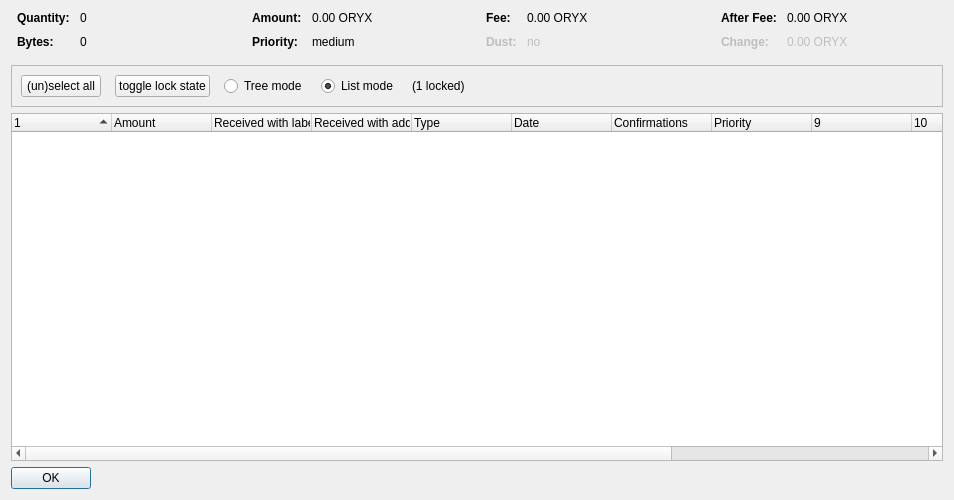
<?xml version="1.0" encoding="UTF-8"?>
<ui version="4.0">
 <class>CoinControlDialog</class>
 <widget class="QDialog" name="CoinControlDialog">
  <property name="geometry">
   <rect>
    <x>0</x>
    <y>0</y>
    <width>954</width>
    <height>500</height>
   </rect>
  </property>
  <property name="windowTitle">
   <string>Coin Selection</string>
  </property>
  <layout class="QVBoxLayout" name="verticalLayout">
   <item>
    <layout class="QHBoxLayout" name="horizontalLayoutTop" stretch="0,0,0,0">
     <property name="topMargin">
      <number>0</number>
     </property>
     <property name="bottomMargin">
      <number>10</number>
     </property>
     <item>
      <layout class="QFormLayout" name="formLayoutCoinControl1">
       <property name="horizontalSpacing">
        <number>10</number>
       </property>
       <property name="verticalSpacing">
        <number>10</number>
       </property>
       <property name="leftMargin">
        <number>6</number>
       </property>
       <property name="rightMargin">
        <number>6</number>
       </property>
       <item row="0" column="0">
        <widget class="QLabel" name="labelCoinControlQuantityText">
         <property name="font">
          <font>
           <weight>75</weight>
           <bold>true</bold>
          </font>
         </property>
         <property name="text">
          <string>Quantity:</string>
         </property>
        </widget>
       </item>
       <item row="0" column="1">
        <widget class="QLabel" name="labelCoinControlQuantity">
         <property name="cursor">
          <cursorShape>IBeamCursor</cursorShape>
         </property>
         <property name="contextMenuPolicy">
          <enum>Qt::ActionsContextMenu</enum>
         </property>
         <property name="text">
          <string notr="true">0</string>
         </property>
         <property name="textInteractionFlags">
          <set>Qt::LinksAccessibleByMouse|Qt::TextSelectableByKeyboard|Qt::TextSelectableByMouse</set>
         </property>
        </widget>
       </item>
       <item row="1" column="0">
        <widget class="QLabel" name="labelCoinControlBytesText">
         <property name="font">
          <font>
           <weight>75</weight>
           <bold>true</bold>
          </font>
         </property>
         <property name="text">
          <string>Bytes:</string>
         </property>
        </widget>
       </item>
       <item row="1" column="1">
        <widget class="QLabel" name="labelCoinControlBytes">
         <property name="cursor">
          <cursorShape>IBeamCursor</cursorShape>
         </property>
         <property name="contextMenuPolicy">
          <enum>Qt::ActionsContextMenu</enum>
         </property>
         <property name="text">
          <string notr="true">0</string>
         </property>
         <property name="textInteractionFlags">
          <set>Qt::LinksAccessibleByMouse|Qt::TextSelectableByKeyboard|Qt::TextSelectableByMouse</set>
         </property>
        </widget>
       </item>
      </layout>
     </item>
     <item>
      <layout class="QFormLayout" name="formLayoutCoinControl2">
       <property name="horizontalSpacing">
        <number>10</number>
       </property>
       <property name="verticalSpacing">
        <number>10</number>
       </property>
       <property name="leftMargin">
        <number>6</number>
       </property>
       <property name="rightMargin">
        <number>6</number>
       </property>
       <item row="0" column="0">
        <widget class="QLabel" name="labelCoinControlAmountText">
         <property name="font">
          <font>
           <weight>75</weight>
           <bold>true</bold>
          </font>
         </property>
         <property name="text">
          <string>Amount:</string>
         </property>
        </widget>
       </item>
       <item row="0" column="1">
        <widget class="QLabel" name="labelCoinControlAmount">
         <property name="cursor">
          <cursorShape>IBeamCursor</cursorShape>
         </property>
         <property name="contextMenuPolicy">
          <enum>Qt::ActionsContextMenu</enum>
         </property>
         <property name="text">
          <string notr="true">0.00 ORYX</string>
         </property>
         <property name="textInteractionFlags">
          <set>Qt::LinksAccessibleByMouse|Qt::TextSelectableByKeyboard|Qt::TextSelectableByMouse</set>
         </property>
        </widget>
       </item>
       <item row="1" column="0">
        <widget class="QLabel" name="labelCoinControlPriorityText">
         <property name="font">
          <font>
           <weight>75</weight>
           <bold>true</bold>
          </font>
         </property>
         <property name="text">
          <string>Priority:</string>
         </property>
        </widget>
       </item>
       <item row="1" column="1">
        <widget class="QLabel" name="labelCoinControlPriority">
         <property name="cursor">
          <cursorShape>IBeamCursor</cursorShape>
         </property>
         <property name="contextMenuPolicy">
          <enum>Qt::ActionsContextMenu</enum>
         </property>
         <property name="text">
          <string>medium</string>
         </property>
         <property name="textInteractionFlags">
          <set>Qt::LinksAccessibleByMouse|Qt::TextSelectableByKeyboard|Qt::TextSelectableByMouse</set>
         </property>
        </widget>
       </item>
      </layout>
     </item>
     <item>
      <layout class="QFormLayout" name="formLayoutCoinControl3">
       <property name="horizontalSpacing">
        <number>10</number>
       </property>
       <property name="verticalSpacing">
        <number>10</number>
       </property>
       <property name="leftMargin">
        <number>6</number>
       </property>
       <property name="rightMargin">
        <number>6</number>
       </property>
       <item row="0" column="0">
        <widget class="QLabel" name="labelCoinControlFeeText">
         <property name="font">
          <font>
           <weight>75</weight>
           <bold>true</bold>
          </font>
         </property>
         <property name="text">
          <string>Fee:</string>
         </property>
        </widget>
       </item>
       <item row="0" column="1">
        <widget class="QLabel" name="labelCoinControlFee">
         <property name="cursor">
          <cursorShape>IBeamCursor</cursorShape>
         </property>
         <property name="contextMenuPolicy">
          <enum>Qt::ActionsContextMenu</enum>
         </property>
         <property name="text">
          <string notr="true">0.00 ORYX</string>
         </property>
         <property name="textInteractionFlags">
          <set>Qt::LinksAccessibleByMouse|Qt::TextSelectableByKeyboard|Qt::TextSelectableByMouse</set>
         </property>
        </widget>
       </item>
       <item row="1" column="0">
        <widget class="QLabel" name="labelCoinControlLowOutputText">
         <property name="enabled">
          <bool>false</bool>
         </property>
         <property name="font">
          <font>
           <weight>75</weight>
           <bold>true</bold>
          </font>
         </property>
         <property name="text">
          <string>Dust:</string>
         </property>
        </widget>
       </item>
       <item row="1" column="1">
        <widget class="QLabel" name="labelCoinControlLowOutput">
         <property name="enabled">
          <bool>false</bool>
         </property>
         <property name="cursor">
          <cursorShape>IBeamCursor</cursorShape>
         </property>
         <property name="contextMenuPolicy">
          <enum>Qt::ActionsContextMenu</enum>
         </property>
         <property name="text">
          <string>no</string>
         </property>
         <property name="textInteractionFlags">
          <set>Qt::LinksAccessibleByMouse|Qt::TextSelectableByKeyboard|Qt::TextSelectableByMouse</set>
         </property>
        </widget>
       </item>
      </layout>
     </item>
     <item>
      <layout class="QFormLayout" name="formLayoutCoinControl4">
       <property name="horizontalSpacing">
        <number>10</number>
       </property>
       <property name="verticalSpacing">
        <number>10</number>
       </property>
       <property name="leftMargin">
        <number>6</number>
       </property>
       <property name="rightMargin">
        <number>6</number>
       </property>
       <item row="0" column="0">
        <widget class="QLabel" name="labelCoinControlAfterFeeText">
         <property name="font">
          <font>
           <weight>75</weight>
           <bold>true</bold>
          </font>
         </property>
         <property name="text">
          <string>After Fee:</string>
         </property>
        </widget>
       </item>
       <item row="0" column="1">
        <widget class="QLabel" name="labelCoinControlAfterFee">
         <property name="cursor">
          <cursorShape>IBeamCursor</cursorShape>
         </property>
         <property name="contextMenuPolicy">
          <enum>Qt::ActionsContextMenu</enum>
         </property>
         <property name="text">
          <string notr="true">0.00 ORYX</string>
         </property>
         <property name="textInteractionFlags">
          <set>Qt::LinksAccessibleByMouse|Qt::TextSelectableByKeyboard|Qt::TextSelectableByMouse</set>
         </property>
        </widget>
       </item>
       <item row="1" column="0">
        <widget class="QLabel" name="labelCoinControlChangeText">
         <property name="enabled">
          <bool>false</bool>
         </property>
         <property name="font">
          <font>
           <weight>75</weight>
           <bold>true</bold>
          </font>
         </property>
         <property name="text">
          <string>Change:</string>
         </property>
        </widget>
       </item>
       <item row="1" column="1">
        <widget class="QLabel" name="labelCoinControlChange">
         <property name="enabled">
          <bool>false</bool>
         </property>
         <property name="cursor">
          <cursorShape>IBeamCursor</cursorShape>
         </property>
         <property name="contextMenuPolicy">
          <enum>Qt::ActionsContextMenu</enum>
         </property>
         <property name="text">
          <string notr="true">0.00 ORYX</string>
         </property>
         <property name="textInteractionFlags">
          <set>Qt::LinksAccessibleByMouse|Qt::TextSelectableByKeyboard|Qt::TextSelectableByMouse</set>
         </property>
        </widget>
       </item>
      </layout>
     </item>
    </layout>
   </item>
   <item>
    <widget class="QFrame" name="frame">
     <property name="minimumSize">
      <size>
       <width>0</width>
       <height>40</height>
      </size>
     </property>
     <property name="frameShape">
      <enum>QFrame::StyledPanel</enum>
     </property>
     <property name="frameShadow">
      <enum>QFrame::Sunken</enum>
     </property>
     <layout class="QHBoxLayout" name="horizontalLayout">
      <item>
       <layout class="QHBoxLayout" name="horizontalLayoutPanel" stretch="0,0,0,0,0,0">
        <property name="spacing">
         <number>14</number>
        </property>
        <item>
         <widget class="QPushButton" name="pushButtonSelectAll">
          <property name="sizePolicy">
           <sizepolicy hsizetype="Maximum" vsizetype="Fixed">
            <horstretch>0</horstretch>
            <verstretch>0</verstretch>
           </sizepolicy>
          </property>
          <property name="text">
           <string>(un)select all</string>
          </property>
          <property name="autoDefault">
           <bool>false</bool>
          </property>
         </widget>
        </item>
        <item>
         <widget class="QPushButton" name="pushButtonToggleLock">
          <property name="sizePolicy">
           <sizepolicy hsizetype="Maximum" vsizetype="Fixed">
            <horstretch>0</horstretch>
            <verstretch>0</verstretch>
           </sizepolicy>
          </property>
          <property name="text">
           <string>toggle lock state</string>
          </property>
          <property name="autoDefault">
           <bool>false</bool>
          </property>
         </widget>
        </item>
        <item>
         <widget class="QRadioButton" name="radioTreeMode">
          <property name="sizePolicy">
           <sizepolicy hsizetype="Maximum" vsizetype="Fixed">
            <horstretch>0</horstretch>
            <verstretch>0</verstretch>
           </sizepolicy>
          </property>
          <property name="text">
           <string>Tree mode</string>
          </property>
         </widget>
        </item>
        <item>
         <widget class="QRadioButton" name="radioListMode">
          <property name="sizePolicy">
           <sizepolicy hsizetype="Maximum" vsizetype="Fixed">
            <horstretch>0</horstretch>
            <verstretch>0</verstretch>
           </sizepolicy>
          </property>
          <property name="text">
           <string>List mode</string>
          </property>
          <property name="checked">
           <bool>true</bool>
          </property>
         </widget>
        </item>
        <item>
         <widget class="QLabel" name="labelLocked">
          <property name="text">
           <string>(1 locked)</string>
          </property>
         </widget>
        </item>
        <item>
         <spacer name="horizontalSpacer">
          <property name="orientation">
           <enum>Qt::Horizontal</enum>
          </property>
          <property name="sizeHint" stdset="0">
           <size>
            <width>40</width>
            <height>20</height>
           </size>
          </property>
         </spacer>
        </item>
       </layout>
      </item>
     </layout>
    </widget>
   </item>
   <item>
    <widget class="CoinControlTreeWidget" name="treeWidget">
     <property name="contextMenuPolicy">
      <enum>Qt::CustomContextMenu</enum>
     </property>
     <property name="sortingEnabled">
      <bool>false</bool>
     </property>
     <property name="columnCount">
      <number>13</number>
     </property>
     <attribute name="headerShowSortIndicator" stdset="0">
      <bool>true</bool>
     </attribute>
     <attribute name="headerStretchLastSection">
      <bool>false</bool>
     </attribute>
     <column>
      <property name="text">
       <string/>
      </property>
     </column>
     <column>
      <property name="text">
       <string>Amount</string>
      </property>
     </column>
     <column>
      <property name="text">
       <string>Received with label</string>
      </property>
     </column>
     <column>
      <property name="text">
       <string>Received with address</string>
      </property>
     </column>
     <column>
      <property name="text">
	<string>Type</string>
      </property>
     </column>
     <column>
      <property name="text">	 
       <string>Date</string>
      </property>
     </column>
     <column>
      <property name="text">
       <string>Confirmations</string>
      </property>
      <property name="toolTip">
       <string>Confirmed</string>
      </property>
     </column>
     <column>
      <property name="text">
       <string>Priority</string>
      </property>
     </column>
     <column>
      <property name="text">
       <string/>
      </property>
     </column>
     <column>
      <property name="text">
       <string/>
      </property>
     </column>
     <column>
      <property name="text">
       <string/>
      </property>
     </column>
     <column>
      <property name="text">
       <string/>
      </property>
     </column>
     <column>
      <property name="text">
       <string/>
      </property>
     </column>
    </widget>
   </item>
   <item>
    <widget class="QDialogButtonBox" name="buttonBox">
     <property name="sizePolicy">
      <sizepolicy hsizetype="Maximum" vsizetype="Fixed">
       <horstretch>0</horstretch>
       <verstretch>0</verstretch>
      </sizepolicy>
     </property>
     <property name="orientation">
      <enum>Qt::Horizontal</enum>
     </property>
     <property name="standardButtons">
      <set>QDialogButtonBox::Ok</set>
     </property>
    </widget>
   </item>
  </layout>
 </widget>
 <customwidgets>
  <customwidget>
   <class>CoinControlTreeWidget</class>
   <extends>QTreeWidget</extends>
   <header>coincontroltreewidget.h</header>
  </customwidget>
 </customwidgets>
 <resources/>
 <connections/>
</ui>
